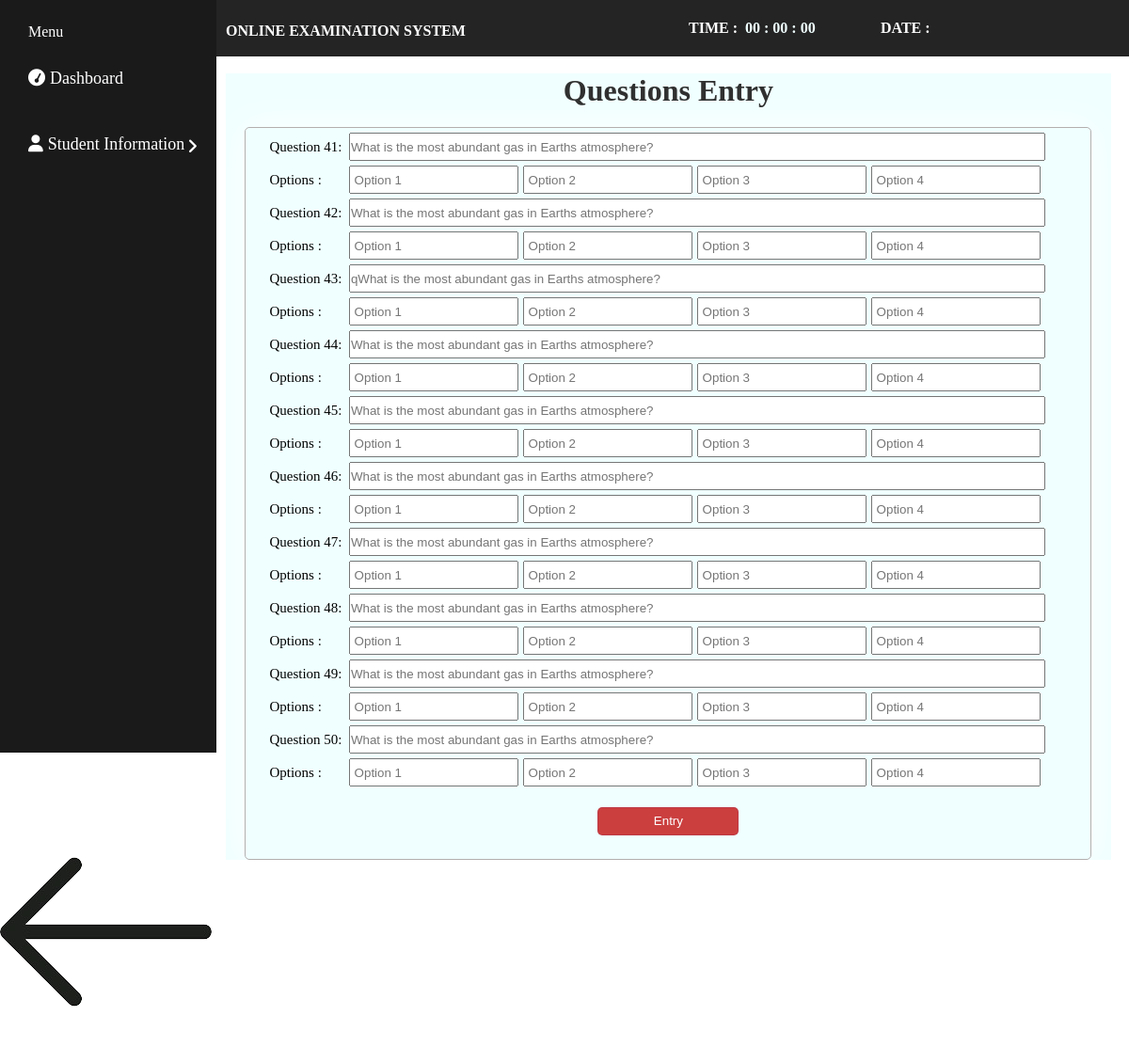
Screenshot of /examques5.php with the database file from the repository.
### tables this page shows
CREATE TABLE `addedquestion` (
  `id` int(100) NOT NULL,
  `Q.1` varchar(120) NOT NULL,
  `Q.2` varchar(120) NOT NULL,
  `Q.3` varchar(120) NOT NULL,
  `Q.4` varchar(120) NOT NULL,
  `Q.5` varchar(120) NOT NULL,
  `Q.6` varchar(120) NOT NULL,
  `Q.7` varchar(120) NOT NULL,
  `Q.8` varchar(120) NOT NULL,
  `Q.9` varchar(120) NOT NULL,
  `Q.10` varchar(120) NOT NULL,
  `Q.11` varchar(100) NOT NULL,
  `Q.12` varchar(100) NOT NULL,
  `Q.13` varchar(100) NOT NULL,
  `Q.14` varchar(100) NOT NULL,
  `Q.15` varchar(100) NOT NULL,
  `Q.16` varchar(100) NOT NULL,
  `Q.17` varchar(100) NOT NULL,
  `Q.18` varchar(100) NOT NULL,
  `Q.19` varchar(100) NOT NULL,
  `Q.20` varchar(100) NOT NULL,
  `Q.21` varchar(100) NOT NULL,
  `Q.22` varchar(100) NOT NULL,
  `Q.23` varchar(100) NOT NULL,
  `Q.24` varchar(100) NOT NULL,
  `Q.25` varchar(100) NOT NULL,
  `Q.26` varchar(100) NOT NULL,
  `Q.27` varchar(100) NOT NULL,
  `Q.28` varchar(100) NOT NULL,
  `Q.29` varchar(100) NOT NULL,
  `Q.30` varchar(100) NOT NULL,
  `Q.31` varchar(100) NOT NULL,
  `Q.32` varchar(100) NOT NULL,
  `Q.33` varchar(100) NOT NULL,
  `Q.34` varchar(100) NOT NULL,
  `Q.35` varchar(100) NOT NULL,
  `Q.36` varchar(100) NOT NULL,
  `Q.37` varchar(100) NOT NULL,
  `Q.38` varchar(100) NOT NULL,
  `Q.39` varchar(100) NOT NULL,
  `Q.40` varchar(100) NOT NULL,
  `Q.41` varchar(100) NOT NULL,
  `Q.42` varchar(100) NOT NULL,
  `Q.43` varchar(100) NOT NULL,
  `Q.44` varchar(100) NOT NULL,
  `Q.45` varchar(100) NOT NULL,
  `Q.46` varchar(100) NOT NULL,
  `Q.47` varchar(100) NOT NULL,
  `Q.48` varchar(100) NOT NULL,
  `Q.49` varchar(100) NOT NULL,
  `Q.50` varchar(100) NOT NULL
);

### examques5.php (the view, shortened to what this page needs)
<!DOCTYPE html>
<h lang="en">
<head>
    <link rel="stylesheet" stylesheet href="https://cdnjs.cloudflare.com/ajax/libs/font-awesome/6.5.1/css/all.min.css" />
    <link rel="stylesheet" href="style.css">
    <link rel="stylesheet" href="https://unpkg.com/aos@next/dist/aos.css" />
</head>
<div class="navss">
        <div class="logg">
            <h4>ONLINE EXAMINATION SYSTEM</h4>
        </div>
        <span class="tif">TIME :</span>
        <div class="clock">
            <span id="hrs">00</span>
            <span>:</span>
            <span id="min">00</span>
            <span>:</span>
            <span id="sec">00</span>
        </div>
        <span class="tif1">DATE :</span>
      <div class="loggs"><a href="logout.php" style="color: white; font-size: 16px; padding-right:5px;"><i class="fas fa-user" style="color: white; font-size: 16px; padding-right:2px;"></i>Logout</a></div>
    </div>
    <br>
    <div class="go">
    <div class="side-bar">
        <div class="menu">
        <div class="itemss">Menu</a></div>
            <div class="items"><a href="http://localhost/onlineexamination/dashboard.php"><i class="fas fa-tachometer"></i>Dashboard</a></div>
            <div class="items"><a class="sub-btn"><i class="fa fa-user"></i>Student Information
            <i class="fas fa-angle-right droopdown" style="margin-top: 24px;"></i>
            </a>
            </div>
             </div>
             </div>
             <?PHP
$servername = "localhost";
$username = "root";
$password = "";
$dbname = "onlineexamination";
$conn = new mysqli($servername, $username, $password, $dbname);
$es=mysqli_query($conn,"SELECT * FROM addedquestion");
$sq=mysqli_fetch_array($es);
             ?>
             <div class="consds">
                <div class="cocs">
                    <div class="hello">
                        <div class="ko" style="color: #303030;"><h1 >Questions Entry</h1></div>
                        <center>
                         <form action="" method="post">
                            <table  border="0" cellpadding="5" cellspacing="5" class="designq">
                            <tr><td class="labelss">Question 41:</td><td><input type="text" style="width: 740px;"  name="q1" class="fields" size="25" placeholder="<?php echo $sq['Q.31'];?>" /></td></tr>
                            <tr><td class="labelss">Options :</td><td><input type="text" style="width: 180px;" required="required" name="Option1" class="fields" size="25" placeholder=" Option 1" /><input type="text" style="width: 180px; margin-left:5px;" required="required" name="Option2" class="fields" size="25" placeholder=" Option 2" /><input type="text" style="width: 180px; margin-left:5px;" required="required" name="Option3" class="fields" size="25" placeholder=" Option 3" /><input type="text" style="width: 180px; margin-left:5px;" required="required" name="Option4" class="fields" size="25" placeholder=" Option 4" /></td></tr>
                            <tr><td class="labelss">Question 42:</td><td><input type="text" style="width: 740px;"  name="q2" class="fields" size="25" placeholder="<?php echo $sq['Q.32'];?>"/></td></tr>
                            <tr><td class="labelss">Options :</td><td><input type="text" style="width: 180px; " required="required" name="Option5" class="fields" size="25" placeholder=" Option 1" /><input type="text" style="width: 180px; margin-left:5px;" required="required" name="Option6" class="fields" size="25" placeholder=" Option 2" /><input type="text" style="width: 180px; margin-left:5px;" required="required" name="Option7" class="fields" size="25" placeholder=" Option 3" /><input type="text" style="width: 180px; margin-left:5px;" required="required" name="Option8" class="fields" size="25" placeholder=" Option 4" /></td></tr>
                            <tr><td class="labelss">Question 43:</td><td><input type="text" style="width: 740px;"  name="q3" class="fields" size="25" placeholder="<?php echo $sq['Q.33'];?>"/></td></tr>
                            <tr><td class="labelss">Options :</td><td><input type="text" style="width: 180px; " required="required" name="Option9" class="fields" size="25" placeholder=" Option 1" /><input type="text" style="width: 180px; margin-left:5px;" required="required" name="Option10" class="fields" size="25" placeholder=" Option 2" /><input type="text" style="width: 180px; margin-left:5px;" required="required" name="Option11" class="fields" size="25" placeholder=" Option 3" /><input type="text" style="width: 180px; margin-left:5px;" required="required" name="Option12" class="fields" size="25" placeholder=" Option 4" /></td></tr>
                            <tr><td class="labelss">Question 44:</td><td><input type="text" style="width: 740px;"  name="q4" class="fields" size="25" placeholder="<?php echo $sq['Q.34'];?>" /></td></tr>
                            <tr><td class="labelss">Options :</td><td><input type="text" style="width: 180px; " required="required" name="Option13" class="fields" size="25" placeholder=" Option 1" /><input type="text" style="width: 180px; margin-left:5px;" required="required" name="Option14" class="fields" size="25" placeholder=" Option 2" /><input type="text" style="width: 180px; margin-left:5px;" required="required" name="Option15" class="fields" size="25" placeholder=" Option 3" /><input type="text" style="width: 180px; margin-left:5px;" required="required" name="Option16" class="fields" size="25" placeholder=" Option 4" /></td></tr>
                            <tr><td class="labelss">Question 45:</td><td><input type="text" style="width: 740px;"  name="q5" class="fields" size="25" placeholder="<?php echo $sq['Q.35'];?>" /></td></tr>
                            <tr><td class="labelss">Options :</td><td><input type="text" style="width: 180px; " required="required" name="Option17" class="fields" size="25" placeholder=" Option 1" /><input type="text" style="width: 180px; margin-left:5px;" required="required" name="Option18" class="fields" size="25" placeholder=" Option 2" /><input type="text" style="width: 180px; margin-left:5px;" required="required" name="Option19" class="fields" size="25" placeholder=" Option 3" /><input type="text" style="width: 180px; margin-left:5px;" required="required" name="Option20" class="fields" size="25" placeholder=" Option 4" /></td></tr>
                            <tr><td class="labelss">Question 46:</td><td><input type="text" style="width: 740px;" name="q6" class="fields" size="25" placeholder="<?php echo $sq['Q.36'];?>" /></td></tr>
                            <tr><td class="labelss">Options :</td><td><input type="text" style="width: 180px; " required="required" name="Option21" class="fields" size="25" placeholder=" Option 1" /><input type="text" style="width: 180px; margin-left:5px;"  name="Option22" class="fields" size="25" placeholder=" Option 2" /><input type="text" style="width: 180px; margin-left:5px;" required="required" name="Option23" class="fields" size="25" placeholder=" Option 3" /><input type="text" style="width: 180px; margin-left:5px;" required="required" name="Option24" class="fields" size="25" placeholder=" Option 4" /></td></tr>
                            <tr><td class="labelss">Question 47:</td><td><input type="text" style="width: 740px;" name="q7" class="fields" size="25" placeholder="<?php echo $sq['Q.37'];?>" /></td></tr>
                            <tr><td class="labelss">Options :</td><td><input type="text" style="width: 180px; " required="required" name="Option25" class="fields" size="25" placeholder=" Option 1" /><input type="text" style="width: 180px; margin-left:5px;"  name="Option26" class="fields" size="25" placeholder=" Option 2" /><input type="text" style="width: 180px; margin-left:5px;" required="required" name="Option27" class="fields" size="25" placeholder=" Option 3" /><input type="text" style="width: 180px; margin-left:5px;" required="required" name="Option28" class="fields" size="25" placeholder=" Option 4" /></td></tr>
                            <tr><td class="labelss">Question 48:</td><td><input type="text" style="width: 740px;" name="q8" class="fields" size="25" placeholder="<?php echo $sq['Q.38'];?>" /></td></tr>
                            <tr><td class="labelss">Options :</td><td><input type="text" style="width: 180px; " required="required" name="Option29" class="fields" size="25" placeholder=" Option 1" /><input type="text" style="width: 180px; margin-left:5px;"  name="Option30" class="fields" size="25" placeholder=" Option 2" /><input type="text" style="width: 180px; margin-left:5px;" required="required" name="Option31" class="fields" size="25" placeholder=" Option 3" /><input type="text" style="width: 180px; margin-left:5px;" required="required" name="Option32" class="fields" size="25" placeholder=" Option 4" /></td></tr>
                            <tr><td class="labelss">Question 49:</td><td><input type="text" style="width: 740px;" name="q9" class="fields" size="25" placeholder="<?php echo $sq['Q.39'];?>" /></td></tr>
                            <tr><td class="labelss">Options :</td><td><input type="text" style="width: 180px; " required="required" name="Option33" class="fields" size="25" placeholder=" Option 1" /><input type="text" style="width: 180px; margin-left:5px;"  name="Option34" class="fields" size="25" placeholder=" Option 2" /><input type="text" style="width: 180px; margin-left:5px;" required="required" name="Option35" class="fields" size="25" placeholder=" Option 3" /><input type="text" style="width: 180px; margin-left:5px;" required="required" name="Option36" class="fields" size="25" placeholder=" Option 4" /></td></tr>
                            <tr><td class="labelss">Question 50:</td><td><input type="text" style="width: 740px;" name="q10" class="fields " size="25" placeholder="<?php echo $sq['Q.40'];?>" /></td></tr>
                            <tr><td class="labelss">Options :</td><td><input type="text" style="width: 180px; " required="required" name="Option37" class="fields" size="25" placeholder=" Option 1" /><input type="text" style="width: 180px; margin-left:5px;"  name="Option38" class="fields" size="25" placeholder=" Option 2" /><input type="text" style="width: 180px; margin-left:5px;" required="required" name="Option39" class="fields" size="25" placeholder=" Option 3" /><input type="text" style="width: 180px; margin-left:5px;" required="required" name="Option40" class="fields" size="25" placeholder=" Option 4" /></td></tr>
                            <tr><td colspan="2" align="center"><input type="submit" value="Entry" name="register" class="fields fg" /></td></tr>
                            </table>
                            </form>
                         </center>
                        </div>
                        </div>
                        </div>
    <div class="back"><img src="dsa.png" alt=""></div></a>
</body>
</html>

### style.css (style rules this page uses)
* { margin: 0; padding: 0; box-sizing: border-box; }
.designq { background-color:transparent; border:1px solid #b4afaf; border-radius:5px; padding:0px 20px; margin: 20px 0px; width: 900px; font-size: 15px; height: fit-content; padding-bottom: 20px; box-shadow:0px 0px 40px #ffffff; }
.fields { height: 30px; width: 200px; }
.fg { background-color: rgba(170, 168, 168, 0.877); margin-top: 2%; border-radius: 5px; width: 150px; color: rgb(255, 255, 255); background-color:#c41c1cd7; border: 1px solid #7922662a; }
input { width: 150px; outline: none; }
a { text-decoration: none; color: black; }
.side-bar { width: 230px; height: 100vh; background: #1b1a1b; position: fixed; top: 0; overflow-y: auto; transition: 0.5s ease; transition-property: left; }
.menu { width: 100%; margin-top: 20px; }
.menu .items { position: relative; cursor: pointer; }
.menu .items a { color: #fff; font-size: 18px; text-decoration: none; display: block; padding: 5px 30px; line-height: 60px; }
.itemss { color: #fff; font-size: 16px; padding: 5px 30px; }
.items i { margin-right: 5px; }
.items a .droopdown { position: absolute; right: 0; margin: 20px; transition: 0.5s ease; }
.labelss { gap: 20%; }
.navss { width: 100%; height: 60px; background: #252424; color: white; display: flex; position: fixed; }
.logg { padding-left: 20%; color: white; display: flex; padding-top: 3px; }
.logg h4 { padding-top: 21px; width: 900px; }
.loggs { padding-left: 6%; padding-top: 20px; color: white; }
.clock { position: absolute; left:66%; top: 35%; color:azure; font-weight: 900; }
.tif { position: absolute; left: 61%; top: 35%; font-weight: 900; }
.tif1 { position: absolute; left: 78%; top: 35%; font-weight: 900; }
.consds { width: 100%; height: 100vh; }
.cocs { padding-left: 20vw; width: 100%; height: 100vw; text-align: center; margin-top: 5%; }
.hello { width: 98%; height: auto; background-color: azure; }

### rows the page displays
addedquestion: q1 "What is the most abundant gas in Earths atmosphere?", q2 "What is the most abundant gas in Earths atmosphere?", q3 "qWhat is the most abundant gas in Earths atmosphere?", q4 "What is the most abundant gas in Earths atmosphere?", q5 "What is the most abundant gas in Earths atmosphere?", q6 "What is the most abundant gas in Earths atmosphere?", q7 "What is the most abundant gas in Earths atmosphere?", q8 "What is the most abundant gas in Earths atmosphere?", q9 "What is the most abundant gas in Earths atmosphere?", q10 "What is the most abundant gas in Earths atmosphere?"
